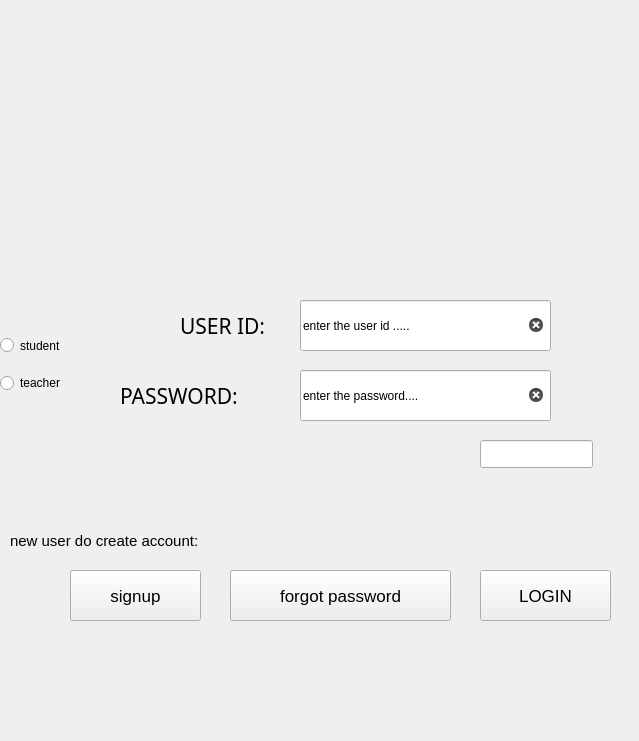
<?xml version="1.0" encoding="UTF-8"?>
<ui version="4.0">
 <class>MainWindow</class>
 <widget class="QMainWindow" name="MainWindow">
  <property name="geometry">
   <rect>
    <x>0</x>
    <y>0</y>
    <width>639</width>
    <height>741</height>
   </rect>
  </property>
  <property name="windowTitle">
   <string>MainWindow</string>
  </property>
  <widget class="QWidget" name="centralwidget">
   <widget class="QLineEdit" name="userid">
    <property name="geometry">
     <rect>
      <x>300</x>
      <y>300</y>
      <width>251</width>
      <height>51</height>
     </rect>
    </property>
    <property name="text">
     <string>enter the user id .....</string>
    </property>
    <property name="dragEnabled">
     <bool>false</bool>
    </property>
    <property name="clearButtonEnabled">
     <bool>true</bool>
    </property>
   </widget>
   <widget class="QLineEdit" name="password">
    <property name="geometry">
     <rect>
      <x>300</x>
      <y>370</y>
      <width>251</width>
      <height>51</height>
     </rect>
    </property>
    <property name="text">
     <string>enter the password....</string>
    </property>
    <property name="dragEnabled">
     <bool>false</bool>
    </property>
    <property name="clearButtonEnabled">
     <bool>true</bool>
    </property>
   </widget>
   <widget class="QLabel" name="label_2">
    <property name="geometry">
     <rect>
      <x>120</x>
      <y>370</y>
      <width>211</width>
      <height>51</height>
     </rect>
    </property>
    <property name="font">
     <font>
      <family>Yu Gothic UI Light</family>
      <pointsize>16</pointsize>
     </font>
    </property>
    <property name="text">
     <string>PASSWORD:</string>
    </property>
   </widget>
   <widget class="QLabel" name="label_3">
    <property name="geometry">
     <rect>
      <x>180</x>
      <y>300</y>
      <width>211</width>
      <height>51</height>
     </rect>
    </property>
    <property name="font">
     <font>
      <family>Yu Gothic UI Light</family>
      <pointsize>16</pointsize>
     </font>
    </property>
    <property name="text">
     <string>USER ID:</string>
    </property>
   </widget>
   <widget class="QPushButton" name="login">
    <property name="geometry">
     <rect>
      <x>480</x>
      <y>570</y>
      <width>131</width>
      <height>51</height>
     </rect>
    </property>
    <property name="font">
     <font>
      <pointsize>13</pointsize>
     </font>
    </property>
    <property name="text">
     <string>LOGIN</string>
    </property>
   </widget>
   <widget class="QLabel" name="label_6">
    <property name="geometry">
     <rect>
      <x>10</x>
      <y>520</y>
      <width>241</width>
      <height>41</height>
     </rect>
    </property>
    <property name="font">
     <font>
      <pointsize>11</pointsize>
     </font>
    </property>
    <property name="text">
     <string>new user do create account:</string>
    </property>
   </widget>
   <widget class="QLineEdit" name="check">
    <property name="geometry">
     <rect>
      <x>480</x>
      <y>440</y>
      <width>113</width>
      <height>28</height>
     </rect>
    </property>
   </widget>
   <widget class="QRadioButton" name="studentcheck">
    <property name="geometry">
     <rect>
      <x>0</x>
      <y>320</y>
      <width>141</width>
      <height>51</height>
     </rect>
    </property>
    <property name="text">
     <string>student</string>
    </property>
   </widget>
   <widget class="QRadioButton" name="staffcheck">
    <property name="geometry">
     <rect>
      <x>0</x>
      <y>370</y>
      <width>112</width>
      <height>26</height>
     </rect>
    </property>
    <property name="text">
     <string>teacher</string>
    </property>
   </widget>
   <widget class="QLabel" name="label_7">
    <property name="geometry">
     <rect>
      <x>0</x>
      <y>-110</y>
      <width>691</width>
      <height>611</height>
     </rect>
    </property>
    <property name="text">
     <string/>
    </property>
    <property name="pixmap">
     <pixmap>../../../../Preethi Senthilkumar/Downloads/nucleus1.jpg</pixmap>
    </property>
    <property name="scaledContents">
     <bool>true</bool>
    </property>
   </widget>
   <widget class="QPushButton" name="signup">
    <property name="geometry">
     <rect>
      <x>70</x>
      <y>570</y>
      <width>131</width>
      <height>51</height>
     </rect>
    </property>
    <property name="font">
     <font>
      <pointsize>13</pointsize>
     </font>
    </property>
    <property name="text">
     <string>signup</string>
    </property>
   </widget>
   <widget class="QPushButton" name="forgotpassword">
    <property name="geometry">
     <rect>
      <x>230</x>
      <y>570</y>
      <width>221</width>
      <height>51</height>
     </rect>
    </property>
    <property name="font">
     <font>
      <pointsize>13</pointsize>
     </font>
    </property>
    <property name="text">
     <string>forgot password</string>
    </property>
   </widget>
   <widget class="QLabel" name="label">
    <property name="geometry">
     <rect>
      <x>-28</x>
      <y>-21</y>
      <width>721</width>
      <height>721</height>
     </rect>
    </property>
    <property name="text">
     <string/>
    </property>
    <property name="pixmap">
     <pixmap>../../Pictures/Screenshots/Screenshot 2024-04-01 232327.png</pixmap>
    </property>
    <property name="scaledContents">
     <bool>true</bool>
    </property>
   </widget>
   <widget class="QLabel" name="label_4">
    <property name="geometry">
     <rect>
      <x>300</x>
      <y>100</y>
      <width>251</width>
      <height>171</height>
     </rect>
    </property>
    <property name="text">
     <string/>
    </property>
    <property name="pixmap">
     <pixmap>../../Pictures/Screenshots/Screenshot 2024-04-01 232320.png</pixmap>
    </property>
    <property name="scaledContents">
     <bool>true</bool>
    </property>
   </widget>
   <zorder>label</zorder>
   <zorder>label_7</zorder>
   <zorder>userid</zorder>
   <zorder>password</zorder>
   <zorder>label_2</zorder>
   <zorder>label_3</zorder>
   <zorder>login</zorder>
   <zorder>label_6</zorder>
   <zorder>check</zorder>
   <zorder>studentcheck</zorder>
   <zorder>staffcheck</zorder>
   <zorder>signup</zorder>
   <zorder>forgotpassword</zorder>
   <zorder>label_4</zorder>
  </widget>
 </widget>
 <resources/>
 <connections/>
</ui>
